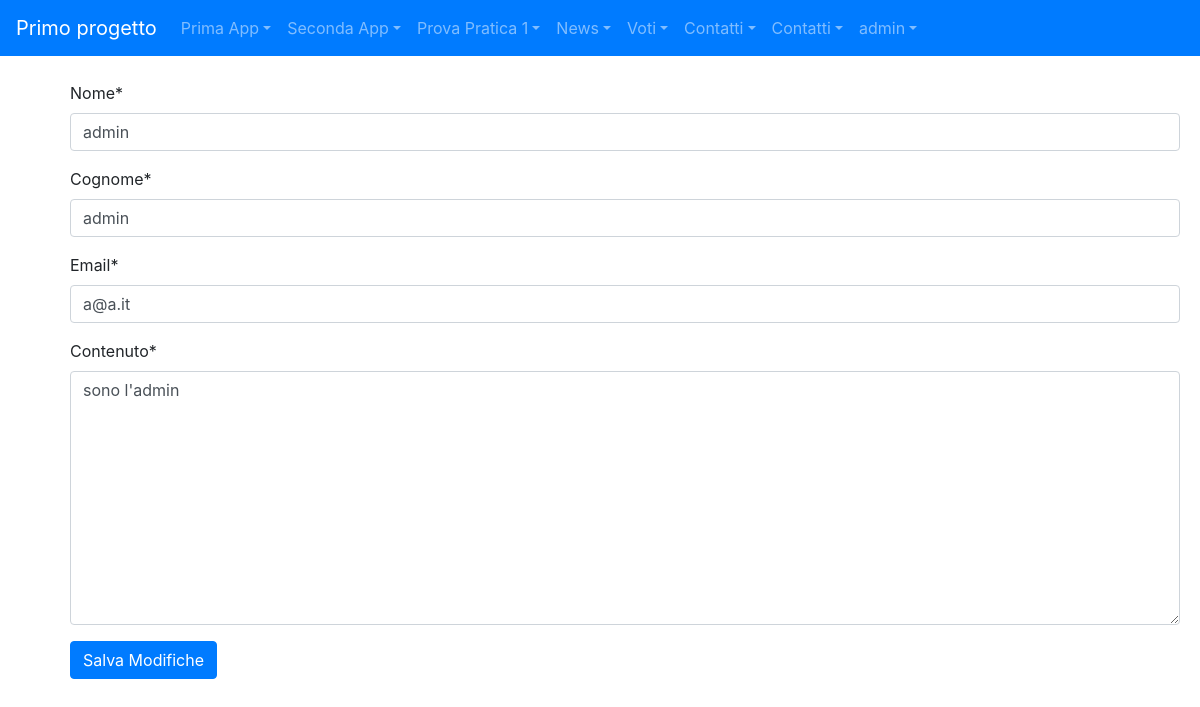
Screenshot of /forms_app/modifica_contatto/2 (signed in) with the database file from the repository.
### forms_app/models.py (models this page shows)
class Contatto(models.Model):
    nome = models.CharField(max_length=100)
    cognome = models.CharField(max_length=100)
    email = models.EmailField(max_length=200)
    contenuto = models.TextField()

### forms_app/views.py (the view)
# urls.py: path('modifica_contatto/<int:pk>', modifica_contatto, name='modifica_contatto'),
@login_required(login_url='/accounts/login/')
def modifica_contatto(request, pk):
    contatto=get_object_or_404(Contatto, id=pk)
    if request.method=="GET":
        form=FormContatto(instance=contatto)
    if request.method=="POST":
        form = FormContatto(request.POST, instance=contatto)
        if form.is_valid():
            form.save()
            return redirect('forms_app:lista_contatti')
    context={'form': form, 'contatto': contatto}
    return render(request, "modifica_contatto.html", context)

### forms_app/forms.py
class FormContatto(forms.ModelForm):
    class Meta:
        model=Contatto
        fields="__all__"

### forms_app/templates/forms_app/modifica_contatto.html (shortened to what this page needs)
{% extends "base.html" %}
{% load crispy_forms_tags %}
{% block content %}
<div class="container">
    <form method="post">
        {{ form|crispy }}
        <input type="submit" class="btn btn-primary" value="Salva Modifiche">
    </form>
</div>
{% endblock content %}

### templates/base.html (shortened to what this page needs)
<!DOCTYPE html>
{% load static %}
<html lang="en">
  <head>
    <link rel="stylesheet" href="https://cdn.jsdelivr.net/npm/bootstrap@4.5.3/dist/css/bootstrap.min.css" />
    <link rel="stylesheet" href="https://cdnjs.cloudflare.com/ajax/libs/font-awesome/5.15.4/css/all.min.css" />
  </head>
  <body>
    <nav class="navbar navbar-expand-lg navbar-dark bg-primary">
      <a class="navbar-brand" href="/">Primo progetto</a>
      <div class="collapse navbar-collapse" id="navbarNavDropdown">
        <ul class="navbar-nav">
          <li class="nav-item dropdown">
            <a class="nav-link dropdown-toggle" href="#" id="primaAppDropdownMenuLink" role="button" data-toggle="dropdown" aria-haspopup="true" aria-expanded="false">Prima App</a>
          </li>
          <li class="nav-item dropdown">
            <a class="nav-link dropdown-toggle" href="#" id="secondaAppDropdownMenuLink" role="button" data-toggle="dropdown" aria-haspopup="true" aria-expanded="false">Seconda App</a>
          </li>
          <li class="nav-item dropdown">
            <a class="nav-link dropdown-toggle" href="#" id="ProvaPraticaDropdownMenuLink" role="button" data-toggle="dropdown" aria-haspopup="true" aria-expanded="false">Prova Pratica 1</a>
          </li>
          <li class="nav-item dropdown">
            <a class="nav-link dropdown-toggle" href="#" id="NewsDropdownMenuLink" role="button" data-toggle="dropdown" aria-haspopup="true" aria-expanded="false">News</a>
          </li>
          <li class="nav-item dropdown">
            <a class="nav-link dropdown-toggle" href="#" id="ProvaPraticaDropdownMenuLink" role="button" data-toggle="dropdown" aria-haspopup="true" aria-expanded="false">Voti</a>
          </li>
          <li class="nav-item dropdown">
            <a class="nav-link dropdown-toggle" href="#" id="ProvaPraticaDropdownMenuLink" role="button" data-toggle="dropdown" aria-haspopup="true" aria-expanded="false">Contatti</a>
          </li>
          <li class="nav-item dropdown">
            <a class="nav-link dropdown-toggle" href="#" id="ProvaPraticaDropdownMenuLink" role="button" data-toggle="dropdown" aria-haspopup="true" aria-expanded="false">Contatti</a>
          </li>
          {% if request.user.is_authenticated %}
            <li class="nav-item dropdown">
              <a class="nav-link dropdown-toggle" href="#" id="navbarDropdown" role="button" data-toggle="dropdown" aria-haspopup="true" aria-expanded="false">{{ request.user.username }}</a>
            </li>
          {% endif %}
        </ul>
      </div>
    </nav>
    <div style="margin-left: 50px; margin-top: 25px;">
      {% block content %}
      {% endblock %}
    </div>
  </body>
</html>

### rows the page displays
Contatto: nome "admin", cognome "admin", email "a@a.it", contenuto "sono l'admin"

### other values shown
{{ request.user.username }} "admin"
